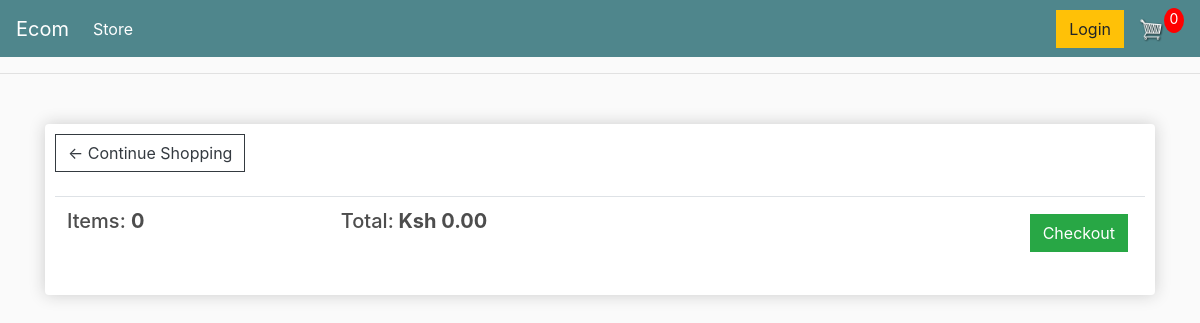
The page /cart/ (signed in) on the database as committed earlier.
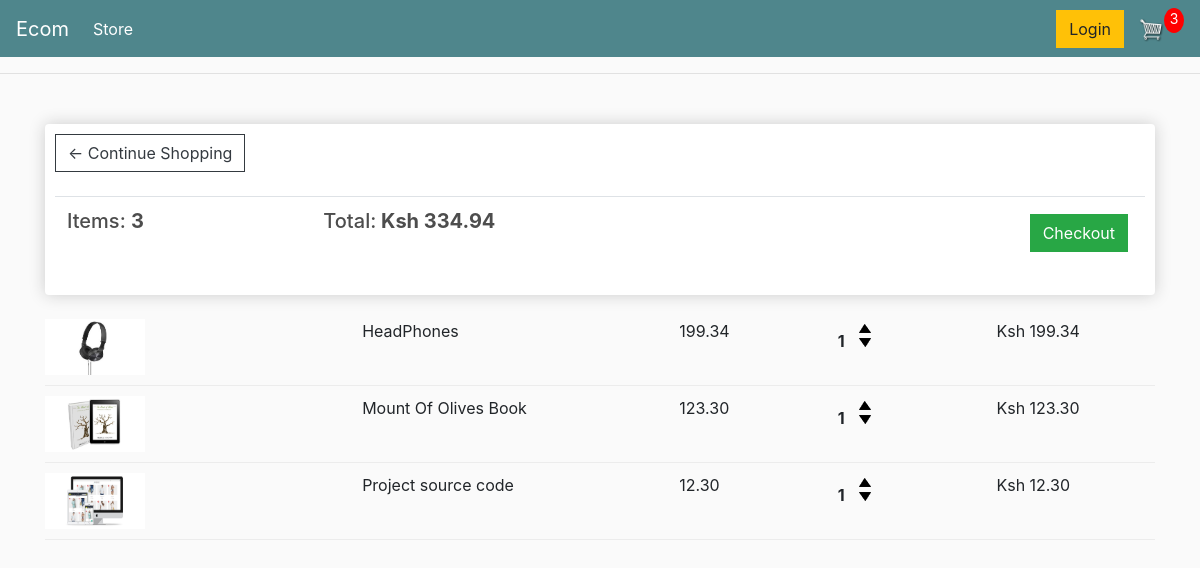
The same page on the database as committed later.
### store/models.py (models this page shows, shortened)
class Order(models.Model):
   customer = models.ForeignKey(Customer, on_delete=models.SET_NULL, blank=True, null=True)
   date_ordered = models.DateTimeField(auto_now_add=True)
   complete = models.BooleanField(default=False, null=True, blank=False)
   transaction_id = models.CharField(max_length=200, null=True)
   @property
   def get_cart_total(self):
        order_items = self.orderitem_set.all()
        total = sum([item.get_total for item in order_items])
        return total
   @property
   def get_cart_items(self):
        order_items = self.orderitem_set.all()
        total = sum([item.quantity for item in order_items])
        return total

class OrderItem(models.Model):
    product = models.ForeignKey(Product, on_delete=models.SET_NULL, blank=True, null=True)
    order = models.ForeignKey(Order, on_delete=models.SET_NULL, blank=True, null=True)
    quantity = models.IntegerField(default=0, null=True, blank=True)
    date_added = models.DateTimeField(auto_now_add=True)
    @property
    def get_total(self):
        total = self.product.price * self.quantity
        return total

class Product(models.Model):
    name = models.CharField(max_length=200, null=True)
    price = models.DecimalField(max_digits=7, decimal_places=2)
    digital = models.BooleanField(default=False, null=True, blank=True)
    image = models.ImageField(null=True, blank=True)
    @property
    def imageURL(self):
        try:
            url = self.image.url
        except:
           url = ""
        return url

### store/views.py (the view)
# urls.py: path('cart/', views.cart, name='cart'),
def cart(request):
    data = cartData(request)
    cartItems = data['cartItems']
    order = data['order']
    items = data['items']
    context = {'items':items, 'order':order, 'cartItems': cartItems}
    return render(request, 'store/cart.html', context)

### store/utils.py (called while the page is built)
def cartData(request):
    if request.user.is_authenticated:
        customer = request.user.customer
        order, created = Order.objects.get_or_create(customer=customer, complete=False)
        items = order.orderitem_set.all()
        cartItems = order.get_cart_items
    else:
        cookieData = cookieCart(request)
        cartItems = cookieData['cartItems']
        order = cookieData['order']
        items = cookieData['items']
    return {'items':items, 'order':order, 'cartItems': cartItems}

### store/templates/store/cart.html
{% extends 'store/main.html' %}
{% load static %}
{% block content %}
     <div class="row">
          <div class="col-lg-12">
               <div class="box-element">
                    <a class="btn btn-outline-dark" href="{% url 'store' %}">&#x2190; Continue Shopping</a>
                    <br>
                    <br>
                    <table class="table">
                         <tr>
                              <th><h5>Items: <strong>{{order.get_cart_items}}</strong></h5></th>
                              <th><h5>Total:<strong> Ksh {{order.get_cart_total| floatformat:2}}</strong></h5></th>
                              <th>
                                   <a  style="float:right; margin:5px;" class="btn btn-success" href="{% url 'checkout' %}">Checkout</a>
                              </th>
                         </tr>
                    </table>
               </div>
               <br/>
               {% for item in items %}
               <div class="cart-row">
                    <div style="flex:2"><img class="row-image" src="{{item.product.imageURL}}"></div>
                    <div style="flex:2"><p>{{item.product.name}}</p></div>
                    <div style="flex:1"><p>{{item.product.price|floatformat:2}}</p></div>
                    <div style="flex:1">
                         <p class="quantity">{{item.quantity}}</p>
                         <div class="quantity">
                              <img data-product={{item.product.id}} data-action="add" class="chg-quantity update-cart" src="{% static  'images/arrow_up.png' %}">
                              <img data-product={{item.product.id}} data-action="remove" class="chg-quantity update-cart" src="{% static  'images/arrow_down.png' %}">
                         </div>
                    </div>
                    <div style="flex:1"><p>Ksh {{item.get_total|floatformat:2}}</p></div>
               </div>
               {% endfor %}
          </div>
     </div>
{% endblock content %}

### store/templates/store/main.html (shortened to what this page needs)
<!DOCTYPE html>
{% load static %}
<html>
<head>
	  <link rel="stylesheet" href="https://stackpath.bootstrapcdn.com/bootstrap/4.4.1/css/bootstrap.min.css">
	<link rel="stylesheet" type="text/css" href="{% static 'css/main.css' %}">
</head>
<body>
    <nav class="navbar navbar-expand-lg navbar-dark bg-dark">
        <a class="navbar-brand" href="{% url 'store' %}">Ecom</a>
        <div class="collapse navbar-collapse" id="navbarSupportedContent">
          <ul class="navbar-nav mr-auto">
            <li class="nav-item active">
              <a class="nav-link" href="{% url 'store' %}">Store <span class="sr-only">(current)</span></a>
            </li>
          </ul>
          <div class="form-inline my-2 my-lg-0">
               <a href="#"class="btn btn-warning">Login</a>
               <a href="{% url 'cart' %}">
                  <img  id="cart-icon" src="{% static 'images/cart.png' %}">
              </a>
              <p id="cart-total">{{cartItems}}</p>
          </div>
        </div>
      </nav>
        <hr>
         <div class="container">
                <br>
                {% block content %}
                 {% endblock content %}
         </div>
</body>
</html>

### static/css/main.css (style rules this page uses)
body { background-color: hsl(0, 0%, 98%); }
h1,h2,h3,h4,h5,h6 { color:hsl(0, 0%, 30%); }
.box-element { box-shadow:hsl(0, 0%, 80%) 0 0 16px; background-color: #fff; border-radius: 4px; padding: 10px; }
.bg-dark { background-color: #4f868c!important; }
#cart-icon { width:25px; display: inline-block; margin-left: 15px; }
#cart-total { display: block; text-align: center; color:#fff; background-color: red; width: 20px; height: 25px; border-radius: 50%; font-size: 14px; }
.col-lg-4, .col-lg-6, .col-lg-8, .col-lg-12 { margin-top: 10px; }
.btn { border-radius: 0; }
.row-image { width: 100px; }
.cart-row { display: flex; align-items: flex-stretch; padding-bottom: 10px; margin-bottom: 10px; border-bottom: 1px solid #ececec; }
.quantity { display: inline-block; font-weight: 700; padding-right:10px; }
.chg-quantity { width: 12px; cursor: pointer; display: block; margin-top: 5px; transition:.1s; }

Rows that differ between the two databases and show on the page:
computed for Order: get_cart_items "0" → "3"; get_cart_total "0.00" → "334.94"
added OrderItem: product.imageURL (picture), product.name "HeadPhones", product.price "199.34", quantity "1", get_total "199.34"
added OrderItem: product.imageURL (picture), product.name "Mount Of Olives Book", product.price "123.30", quantity "1", get_total "123.30"
added OrderItem: product.imageURL (picture), product.name "Project source code", product.price "12.30", quantity "1", get_total "12.30"
Other text that changed with them:
{{ cartItems }}: "0" → "3"
